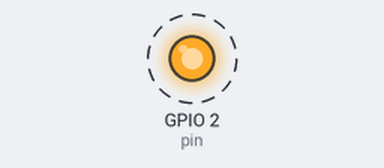
Bench run of a sketch on a simulated ESP32. On the bench: output pins drawn as LEDs (lit = HIGH). Dashed ring = blinking.

Above: at 0.2 s.
Timing chart, 0 to 3.0 s (numbered marks = the images above):
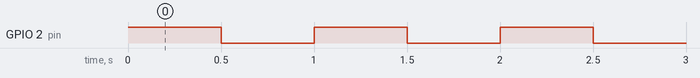

Measured:
- by itself, GPIO 2 (pin): alternates HIGH for 0.50 s and LOW for 0.50 s

The sketch:

Blink.ino
```cpp
#define pin 2
#define High 1
#define Low 0

void setup() {
  pinMode(pin, OUTPUT);
}

void loop() {
  digitalWrite(pin, High);
  delay(500);
  digitalWrite(pin, Low);
  delay(500);
}
```
